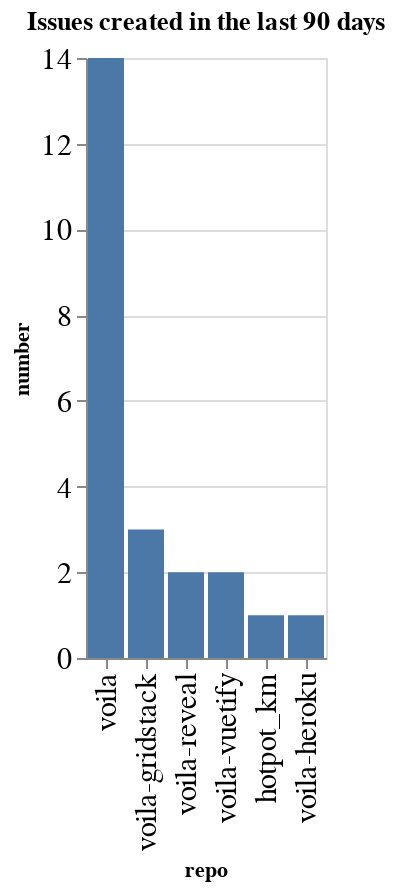

Notebook code for this chart:
### Code cell
created_counts = created.groupby(['org', 'repo']).count()['number'].reset_index()
created_counts['org/repo'] = created_counts.apply(lambda a: a['org'] + '/' + a['repo'], axis=1)
sorted_vals = created_counts.sort_values(['org', 'number'], ascending=False)['repo'].values
alt.Chart(data=created_counts, title=f"Issues created in the last {n_days} days").mark_bar().encode(
    x=alt.X('repo', sort=alt.Sort(sorted_vals.tolist())),
    y='number',
)

### Figure 1 — Vega-Lite specification as saved in the notebook (floating-point values rounded to 4 significant figures)
{"config": {"axisLeft": {"labelFontSize": 15}, "axisBottom": {"labelFontSize": 15}}, "data": {"name": "data-c3c43b04f976f868d8c5cfd88b0b9fd4"}, "mark": "bar", "encoding": {"x": {"type": "nominal", "field": "repo", "sort": ["voila", "voila-gridstack", "voila-reveal", "voila-vuetify", "hotpot_km", "voila-heroku"]}, "y": {"type": "quantitative", "field": "number"}}, "title": "Issues created in the last 90 days", "$schema": "https://vega.github.io/schema/vega-lite/v4.8.1.json", "datasets": {"data-c3c43b04f976f868d8c5cfd88b0b9fd4": [{"org": "voila-dashboards", "repo": "hotpot_km", "number": 1, "org/repo": "voila-dashboards/hotpot_km"}, {"org": "voila-dashboards", "repo": "voila", "number": 14, "org/repo": "voila-dashboards/voila"}, {"org": "voila-dashboards", "repo": "voila-gridstack", "number": 3, "org/repo": "voila-dashboards/voila-gridstack"}, {"org": "voila-dashboards", "repo": "voila-heroku", "number": 1, "org/repo": "voila-dashboards/voila-heroku"}, {"org": "voila-dashboards", "repo": "voila-reveal", "number": 2, "org/repo": "voila-dashboards/voila-reveal"}, {"org": "voila-dashboards", "repo": "voila-vuetify", "number": 2, "org/repo": "voila-dashboards/voila-vuetify"}]}}
